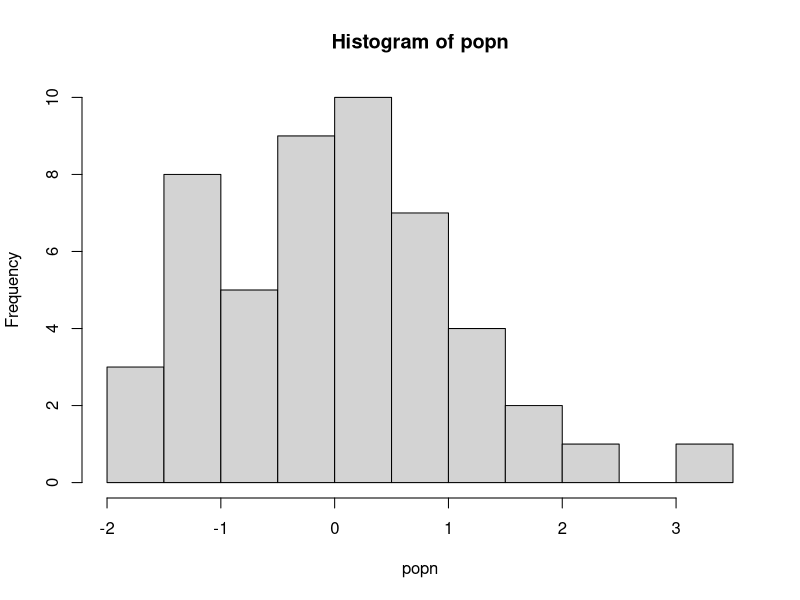

Write the R code that produced this figure.
doit <- function(x){
  temp_x <- sample(x, replace = TRUE)
  if(length(unique(temp_x)) > 30){ # only take mean if sample was sufficient
    print(paste("Mean of this sample was:", as.character(mean(temp_x))))
  }
  else{
    stop("Couldn't calculate mean: too few unique values!")
  }
}

popn <- rnorm(50)
hist(popn)

result <- lapply(1:15, function(i) try(doit(popn), FALSE))
class(result)
result

result <- vector("list", 15) # Preallocate/Initialze
for (i in 1:15){
  result[[i]] <- try(doit(popn), FALSE)
}